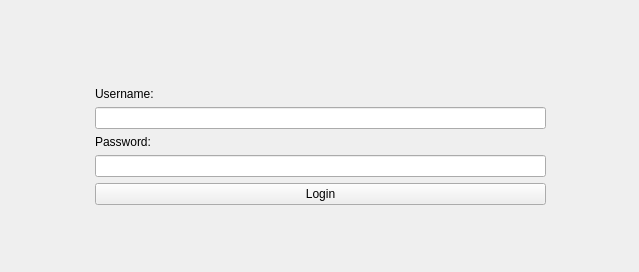
<?xml version="1.0" encoding="UTF-8"?>
<ui version="4.0">
 <class>login</class>
 <widget class="QWidget" name="login">
  <property name="geometry">
   <rect>
    <x>0</x>
    <y>0</y>
    <width>639</width>
    <height>272</height>
   </rect>
  </property>
  <property name="windowTitle">
   <string>Form</string>
  </property>
  <widget class="QWidget" name="widget" native="true">
   <property name="geometry">
    <rect>
     <x>0</x>
     <y>0</y>
     <width>641</width>
     <height>271</height>
    </rect>
   </property>
   <layout class="QVBoxLayout" name="verticalLayout_2">
    <property name="sizeConstraint">
     <enum>QLayout::SetMinimumSize</enum>
    </property>
    <item>
     <spacer name="verticalSpacer">
      <property name="orientation">
       <enum>Qt::Vertical</enum>
      </property>
      <property name="sizeHint" stdset="0">
       <size>
        <width>20</width>
        <height>40</height>
       </size>
      </property>
     </spacer>
    </item>
    <item>
     <layout class="QHBoxLayout" name="horizontalLayout">
      <item>
       <spacer name="horizontalSpacer">
        <property name="orientation">
         <enum>Qt::Horizontal</enum>
        </property>
        <property name="sizeHint" stdset="0">
         <size>
          <width>40</width>
          <height>20</height>
         </size>
        </property>
       </spacer>
      </item>
      <item>
       <layout class="QVBoxLayout" name="verticalLayout">
        <item>
         <widget class="QLabel" name="error_message">
          <property name="text">
           <string/>
          </property>
          <property name="alignment">
           <set>Qt::AlignCenter</set>
          </property>
         </widget>
        </item>
        <item>
         <widget class="QLabel" name="username_label">
          <property name="text">
           <string>Username:</string>
          </property>
         </widget>
        </item>
        <item>
         <widget class="QLineEdit" name="username_edit">
          <property name="minimumSize">
           <size>
            <width>451</width>
            <height>0</height>
           </size>
          </property>
         </widget>
        </item>
        <item>
         <widget class="QLabel" name="password_label">
          <property name="text">
           <string>Password:</string>
          </property>
         </widget>
        </item>
        <item>
         <widget class="QLineEdit" name="password_edit">
          <property name="enabled">
           <bool>true</bool>
          </property>
          <property name="minimumSize">
           <size>
            <width>133</width>
            <height>0</height>
           </size>
          </property>
          <property name="acceptDrops">
           <bool>true</bool>
          </property>
          <property name="inputMethodHints">
           <set>Qt::ImhHiddenText|Qt::ImhNoAutoUppercase|Qt::ImhNoPredictiveText|Qt::ImhSensitiveData</set>
          </property>
          <property name="frame">
           <bool>true</bool>
          </property>
          <property name="echoMode">
           <enum>QLineEdit::Password</enum>
          </property>
         </widget>
        </item>
        <item>
         <widget class="QPushButton" name="submit">
          <property name="text">
           <string>Login</string>
          </property>
         </widget>
        </item>
       </layout>
      </item>
      <item>
       <spacer name="horizontalSpacer_2">
        <property name="orientation">
         <enum>Qt::Horizontal</enum>
        </property>
        <property name="sizeHint" stdset="0">
         <size>
          <width>40</width>
          <height>20</height>
         </size>
        </property>
       </spacer>
      </item>
     </layout>
    </item>
    <item>
     <spacer name="verticalSpacer_2">
      <property name="orientation">
       <enum>Qt::Vertical</enum>
      </property>
      <property name="sizeHint" stdset="0">
       <size>
        <width>20</width>
        <height>40</height>
       </size>
      </property>
     </spacer>
    </item>
   </layout>
  </widget>
 </widget>
 <resources/>
 <connections/>
</ui>
